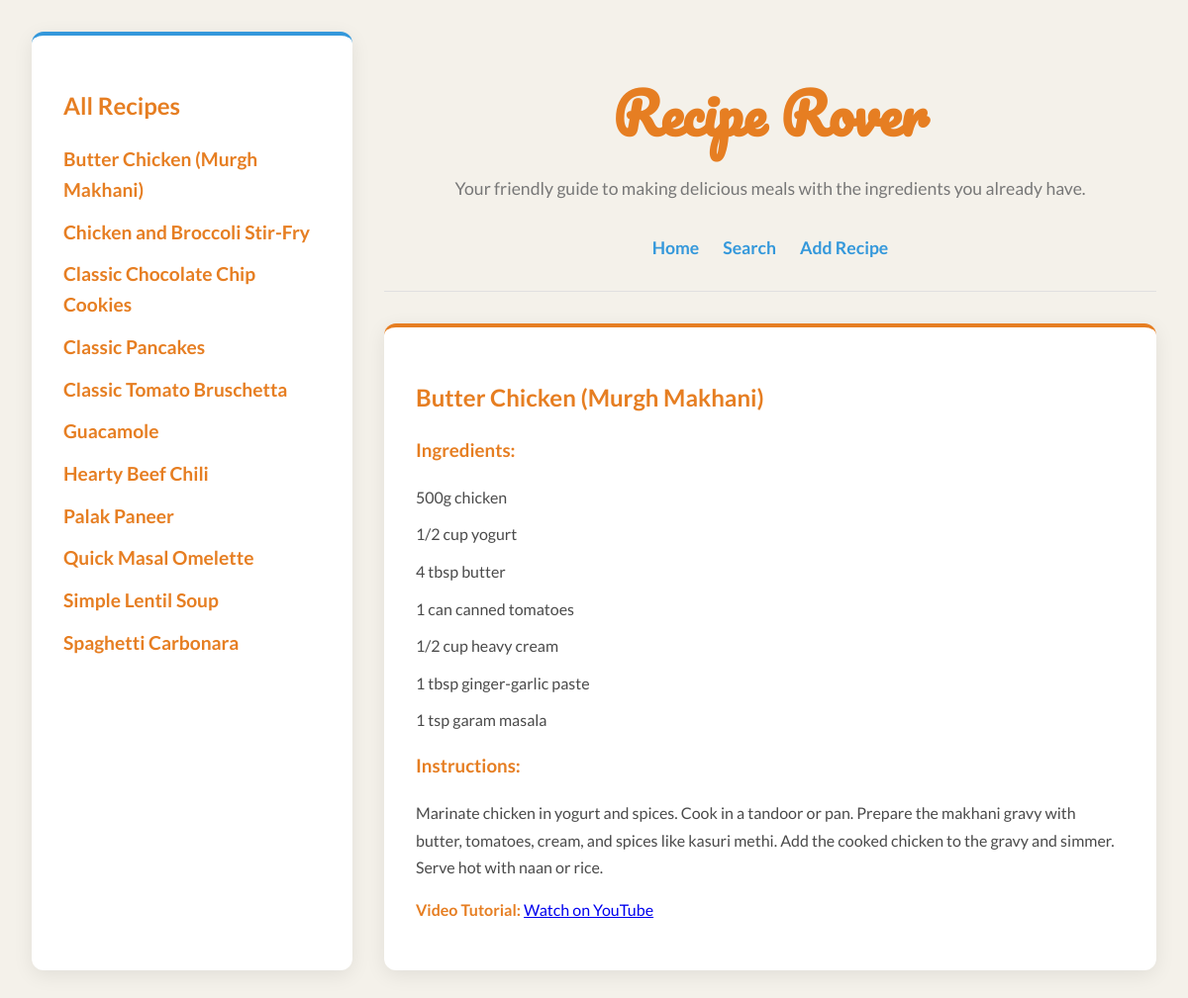
/recipe/1, run on the app's committed database.
### tables this page shows
CREATE TABLE recipes (id INTEGER PRIMARY KEY, name TEXT NOT NULL UNIQUE,
                                  instructions TEXT NOT NULL, youtube_link TEXT);

CREATE TABLE recipe_ingredients (recipe_id INTEGER, ingredient_id INTEGER, quantity TEXT,
                                             FOREIGN KEY (recipe_id) REFERENCES recipes (id),
                                             FOREIGN KEY (ingredient_id) REFERENCES ingredients (id),
                                             PRIMARY KEY (recipe_id, ingredient_id));

CREATE TABLE ingredients (id INTEGER PRIMARY KEY, name TEXT NOT NULL UNIQUE);

### main.py (the view)
@app.get("/recipe/{recipe_id}", response_class=HTMLResponse)
def view_recipe_details(request: Request, recipe_id: int):
    conn = get_db_connection()
    recipe = conn.execute("SELECT * FROM recipes WHERE id = ?", (recipe_id,)).fetchone()
    ingredients = conn.execute('''
        SELECT i.name, ri.quantity FROM ingredients i
        JOIN recipe_ingredients ri ON i.id = ri.ingredient_id
        WHERE ri.recipe_id = ? ORDER BY ri.rowid
    ''', (recipe_id,)).fetchall()
    all_recipes = conn.execute("SELECT id, name FROM recipes ORDER BY name").fetchall()
    conn.close()
    return templates.TemplateResponse("index.html", {"request": request, "recipes": all_recipes, "recipe_details": recipe, "ingredients": ingredients})

### templates/index.html (shortened to what this page needs)
<!DOCTYPE html>
<html lang="en">
<head>
</head>
<body>
    <div class="container">
        <aside class="sidebar">
            <h2>All Recipes</h2>
            <ul>
                {% for recipe in recipes %}
                <li><a href="/recipe/{{ recipe.id }}">{{ recipe.name }}</a></li>
                {% endfor %}
            </ul>
        </aside>
        <main class="main-content">
            <h1>Recipe Rover</h1>
            <p class="app-description">Your friendly guide to making delicious meals with the ingredients you already have.</p>
            <nav>
                <a href="/">Home</a>
                <a href="/search">Search</a>
                <a href="/add">Add Recipe</a>
            </nav>
            {% if recipe_details %}
                <div class="details">
                    <h2>{{ recipe_details.name }}</h2>
                    <h3>Ingredients:</h3>
                    <ul>
                        {% for ing in ingredients %}
                        <li>{{ ing.quantity }} {{ ing.name }}</li>
                        {% endfor %}
                    </ul>
                    <h3>Instructions:</h3>
                    <p>{{ recipe_details.instructions }}</p>
                    {% if recipe_details.youtube_link %}
                    <p><strong>Video Tutorial:</strong> <a href="{{ recipe_details.youtube_link }}" target="_blank">Watch on YouTube</a></p>
                    {% endif %}
                </div>
            {% else %}
                <div class="details">
                    <h2>Welcome to Recipe Rover!</h2>
                    <p>Select a recipe from the list on the left to see its details, or use the navigation above to find a new recipe based on your ingredients!</p>
                </div>
            {% endif %}
        </main>
    </div>
</body>
</html>

### templates/index.html (style rules this page uses)
:root { --primary-color: #e67e22; --secondary-color: #3498db; --background-color: #f4f1ea; --text-color: #4a4a4a; --card-bg-color: #ffffff; --border-color: #e0e0e0; --shadow-color: rgba(0, 0, 0, 0.08); }
body { font-family: 'Lato', sans-serif; line-height: 1.6; background-color: var(--background-color); color: var(--text-color); margin: 0; padding: 2rem; }
.container { display: flex; max-width: 1200px; margin: auto; gap: 2rem; }
.sidebar { flex: 1; background: var(--card-bg-color); padding: 2rem; border-radius: 12px; box-shadow: 0 5px 20px var(--shadow-color); border-top: 4px solid var(--secondary-color); }
.main-content { flex: 3; }
h1, h2, h3 { color: var(--primary-color); }
h1 { font-family: 'Pacifico', cursive; font-size: 3.5rem; text-align: center; margin-bottom: 0; }
.app-description { text-align: center; color: #777; margin-bottom: 2rem; font-size: 1.1rem; }
nav { display: flex; justify-content: center; gap: 1.5rem; margin-bottom: 2rem; padding-bottom: 1.5rem; border-bottom: 1px solid var(--border-color); }
nav a { text-decoration: none; color: var(--secondary-color); font-weight: bold; font-size: 1.1em; transition: color 0.2s; position: relative; padding-bottom: 5px; }
nav a::after { content: ''; position: absolute; width: 0; height: 2px; bottom: 0; left: 0; background-color: #2980b9; transition: width 0.3s; }
ul { list-style-type: none; padding: 0; }
li { margin-bottom: 0.75rem; }
li a { text-decoration: none; color: var(--primary-color); font-size: 1.2em; font-weight: bold; transition: color 0.2s; }
.details { background: var(--card-bg-color); padding: 2rem; border-radius: 12px; box-shadow: 0 5px 20px var(--shadow-color); border-top: 4px solid var(--primary-color); }
.details p { white-space: pre-wrap; line-height: 1.7; }
.details strong { color: var(--primary-color); }

### data on the page
recipes: name "Butter Chicken (Murgh Makhani)", instructions "Marinate chicken in yogurt and spices. Cook in a tandoor or pan. Prepare the makhani gravy with butter, tomatoes, cream, and spices like kasuri methi. Add the cooked chicken to the gravy and simmer. Serve hot with naan or rice."
recipes: name "Chicken and Broccoli Stir-Fry"
recipes: name "Classic Chocolate Chip Cookies"
recipes: name "Classic Pancakes"
recipes: name "Classic Tomato Bruschetta"
recipes: name "Guacamole"
recipes: name "Hearty Beef Chili"
recipes: name "Palak Paneer"
recipes: name "Quick Masal Omelette"
recipes: name "Simple Lentil Soup"
recipes: name "Spaghetti Carbonara"
recipe_ingredients: quantity "500g", name "chicken"
recipe_ingredients: quantity "1/2 cup", name "yogurt"
recipe_ingredients: quantity "4 tbsp", name "butter"
recipe_ingredients: quantity "1 can", name "canned tomatoes"
recipe_ingredients: quantity "1/2 cup", name "heavy cream"
recipe_ingredients: quantity "1 tbsp", name "ginger-garlic paste"
recipe_ingredients: quantity "1 tsp", name "garam masala"
